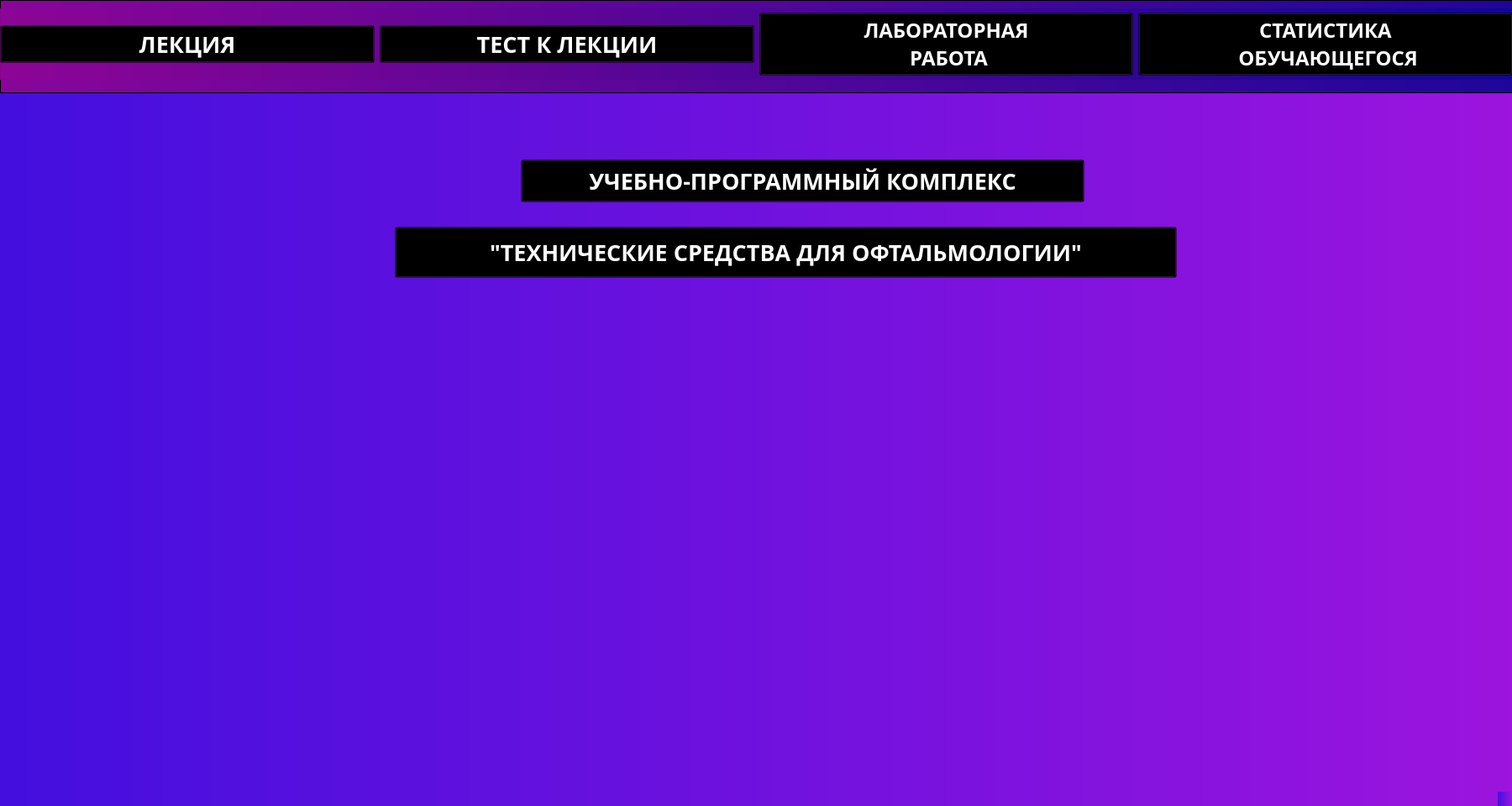
<?xml version="1.0" encoding="UTF-8"?>
<ui version="4.0">
 <class>MainWindow</class>
 <widget class="QMainWindow" name="MainWindow">
  <property name="geometry">
   <rect>
    <x>0</x>
    <y>0</y>
    <width>1800</width>
    <height>960</height>
   </rect>
  </property>
  <property name="font">
   <font>
    <weight>75</weight>
    <bold>true</bold>
   </font>
  </property>
  <property name="windowTitle">
   <string>MainWindow</string>
  </property>
  <property name="styleSheet">
   <string notr="true">background-color: qlineargradient(spread:pad, x1:0, y1:0, x2:1, y2:0, stop:0 rgba(67, 15, 222, 255), stop:1 rgba(156, 20, 222, 255));</string>
  </property>
  <widget class="QWidget" name="centralwidget">
   <widget class="QFrame" name="frame">
    <property name="geometry">
     <rect>
      <x>0</x>
      <y>0</y>
      <width>1921</width>
      <height>111</height>
     </rect>
    </property>
    <property name="autoFillBackground">
     <bool>false</bool>
    </property>
    <property name="styleSheet">
     <string notr="true">background-color: qlineargradient(spread:pad, x1:0, y1:0, x2:1, y2:0, stop:0 rgba(140, 5, 150, 240), stop:1 rgba(15, 5, 150, 240));

</string>
    </property>
    <property name="frameShape">
     <enum>QFrame::StyledPanel</enum>
    </property>
    <property name="frameShadow">
     <enum>QFrame::Raised</enum>
    </property>
    <widget class="QWidget" name="horizontalLayoutWidget">
     <property name="geometry">
      <rect>
       <x>0</x>
       <y>10</y>
       <width>1801</width>
       <height>85</height>
      </rect>
     </property>
     <layout class="QHBoxLayout" name="horizontalLayout">
      <item>
       <widget class="QPushButton" name="pushButton">
        <property name="font">
         <font>
          <family>OCR-A BT</family>
          <pointsize>20</pointsize>
          <weight>75</weight>
          <bold>true</bold>
         </font>
        </property>
        <property name="styleSheet">
         <string notr="true">color: rgb(255, 255, 255);
background-color: transparent;</string>
        </property>
        <property name="text">
         <string>ЛЕКЦИЯ</string>
        </property>
       </widget>
      </item>
      <item>
       <widget class="QPushButton" name="pushButton_3">
        <property name="font">
         <font>
          <family>OCR-A BT</family>
          <pointsize>20</pointsize>
          <weight>75</weight>
          <bold>true</bold>
         </font>
        </property>
        <property name="styleSheet">
         <string notr="true">color: rgb(255, 255, 255);
background-color: transparent;</string>
        </property>
        <property name="text">
         <string>ТЕСТ К ЛЕКЦИИ</string>
        </property>
       </widget>
      </item>
      <item>
       <widget class="QPushButton" name="pushButton_2">
        <property name="font">
         <font>
          <family>OCR-A BT</family>
          <pointsize>18</pointsize>
          <weight>75</weight>
          <bold>true</bold>
         </font>
        </property>
        <property name="styleSheet">
         <string notr="true">color: rgb(255, 255, 255);
background-color: transparent;</string>
        </property>
        <property name="text">
         <string>ЛАБОРАТОРНАЯ
 РАБОТА</string>
        </property>
       </widget>
      </item>
      <item>
       <widget class="QPushButton" name="pushButton_4">
        <property name="font">
         <font>
          <family>OCR-A BT</family>
          <pointsize>18</pointsize>
          <weight>75</weight>
          <bold>true</bold>
         </font>
        </property>
        <property name="styleSheet">
         <string notr="true">color: rgb(255, 255, 255);
background-color: transparent;</string>
        </property>
        <property name="text">
         <string>СТАТИСТИКА
 ОБУЧАЮЩЕГОСЯ</string>
        </property>
       </widget>
      </item>
     </layout>
    </widget>
   </widget>
   <widget class="QPushButton" name="pushButton_5">
    <property name="geometry">
     <rect>
      <x>620</x>
      <y>190</y>
      <width>671</width>
      <height>51</height>
     </rect>
    </property>
    <property name="font">
     <font>
      <family>OCR-A BT</family>
      <pointsize>20</pointsize>
      <weight>75</weight>
      <bold>true</bold>
     </font>
    </property>
    <property name="styleSheet">
     <string notr="true">color: rgb(255, 255, 255);
background-color: transparent;</string>
    </property>
    <property name="text">
     <string>УЧЕБНО-ПРОГРАММНЫЙ КОМПЛЕКС</string>
    </property>
   </widget>
   <widget class="QPushButton" name="pushButton_6">
    <property name="geometry">
     <rect>
      <x>470</x>
      <y>270</y>
      <width>931</width>
      <height>61</height>
     </rect>
    </property>
    <property name="font">
     <font>
      <family>OCR-A BT</family>
      <pointsize>20</pointsize>
      <weight>75</weight>
      <bold>true</bold>
     </font>
    </property>
    <property name="styleSheet">
     <string notr="true">color: rgb(255, 255, 255);
background-color: transparent;</string>
    </property>
    <property name="text">
     <string>&quot;ТЕХНИЧЕСКИЕ СРЕДСТВА ДЛЯ ОФТАЛЬМОЛОГИИ&quot;</string>
    </property>
   </widget>
  </widget>
  <widget class="QMenuBar" name="menubar">
   <property name="geometry">
    <rect>
     <x>0</x>
     <y>0</y>
     <width>1800</width>
     <height>26</height>
    </rect>
   </property>
  </widget>
  <widget class="QStatusBar" name="statusbar"/>
 </widget>
 <resources/>
 <connections/>
</ui>
